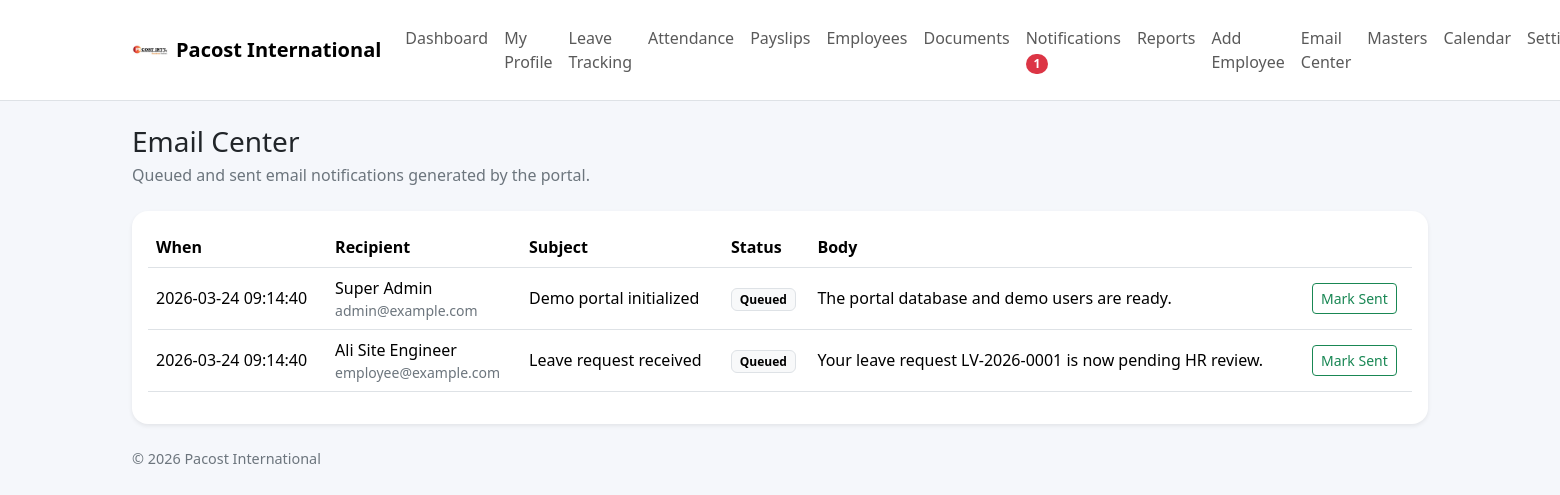
/email-center (signed in), run on an earlier commit of the app's database.
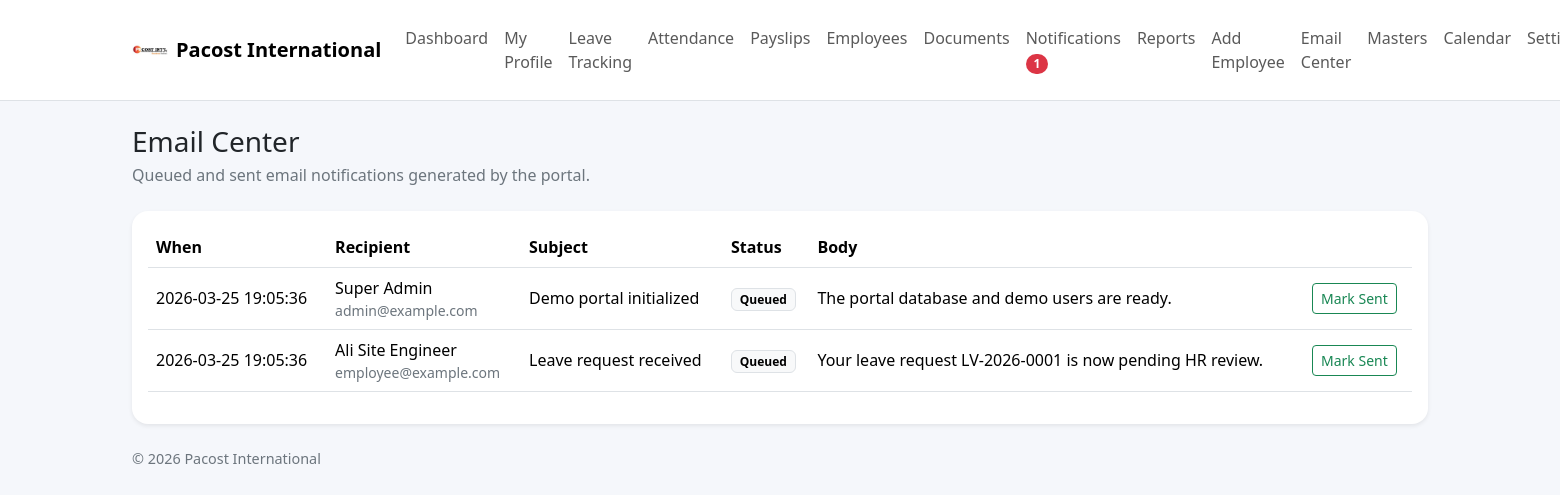
And on a later commit of the database.
### tables this page shows
CREATE TABLE email_queue (
    id INTEGER PRIMARY KEY AUTOINCREMENT,
    to_user_id INTEGER,
    to_email TEXT NOT NULL,
    subject TEXT NOT NULL,
    body TEXT NOT NULL,
    status TEXT NOT NULL DEFAULT 'Queued',
    created_at TEXT NOT NULL,
    FOREIGN KEY (to_user_id) REFERENCES users (id)
);

CREATE TABLE users (
    id INTEGER PRIMARY KEY AUTOINCREMENT,
    full_name TEXT NOT NULL,
    email TEXT NOT NULL UNIQUE,
    employee_code TEXT NOT NULL UNIQUE,
    password_hash TEXT NOT NULL,
    role TEXT NOT NULL CHECK(role IN ('employee', 'manager', 'hr', 'admin')),
    department_id INTEGER,
    designation_id INTEGER,
    manager_id INTEGER,
    phone TEXT,
    address TEXT,
    emergency_contact TEXT,
    join_date TEXT,
    monthly_basic REAL NOT NULL DEFAULT 0,
    default_allowances REAL NOT NULL DEFAULT 0,
    deduction_per_absent REAL NOT NULL DEFAULT 0,
    deduction_per_late REAL NOT NULL DEFAULT 0,
    is_active INTEGER NOT NULL DEFAULT 1,
    FOREIGN KEY (department_id) REFERENCES departments (id),
    FOREIGN KEY (designation_id) REFERENCES designations (id),
    FOREIGN KEY (manager_id) REFERENCES users (id)
);

### app.py (the view)
@app.route("/email-center")
@login_required
@role_required("admin")
def email_center():
    emails = get_db().execute(
        "SELECT eq.*, u.full_name FROM email_queue eq LEFT JOIN users u ON eq.to_user_id=u.id ORDER BY eq.id DESC LIMIT 200"
    ).fetchall()
    return render_template("email_center.html", emails=emails)

### app.py (called while the page is built, shortened)
def ensure_schema(db: sqlite3.Connection) -> None:
    user_cols = {row[1] for row in db.execute("PRAGMA table_info(users)").fetchall()}
    attendance_cols = {row[1] for row in db.execute("PRAGMA table_info(attendance)").fetchall()}
    if "ot_hours" not in attendance_cols:
        db.execute("ALTER TABLE attendance ADD COLUMN ot_hours REAL NOT NULL DEFAULT 0")
    db.execute("""CREATE TABLE IF NOT EXISTS holiday_calendar (
        id INTEGER PRIMARY KEY AUTOINCREMENT,
        holiday_date TEXT NOT NULL UNIQUE,
        title TEXT NOT NULL,
        holiday_type TEXT NOT NULL DEFAULT 'Holiday',
        created_at TEXT NOT NULL
    )""")
    db.commit()

def get_db() -> sqlite3.Connection:
    if "db" not in g:
        g.db = sqlite3.connect(DATABASE)
        g.db.row_factory = sqlite3.Row
        ensure_schema(g.db)
    return g.db

def login_required(view):
    @wraps(view)
    def wrapped_view(**kwargs):
        if current_user() is None:
            return redirect(url_for("login"))
        return view(**kwargs)
    return wrapped_view

### templates/email_center.html
{% extends 'base.html' %}
{% block content %}
<div class="d-flex justify-content-between align-items-center mb-4">
  <div>
    <h3 class="mb-1">Email Center</h3>
    <div class="text-secondary">Queued and sent email notifications generated by the portal.</div>
  </div>
</div>
<div class="card border-0 shadow-sm rounded-4"><div class="card-body">
  <div class="table-responsive"><table class="table align-middle"><thead><tr><th>When</th><th>Recipient</th><th>Subject</th><th>Status</th><th>Body</th><th></th></tr></thead><tbody>
    {% for row in emails %}
    <tr>
      <td>{{ row.created_at }}</td>
      <td>{{ row.full_name or '-' }}<div class="small text-secondary">{{ row.to_email }}</div></td>
      <td>{{ row.subject }}</td>
      <td><span class="badge text-bg-light border">{{ row.status }}</span></td>
      <td style="min-width:280px; white-space:pre-line">{{ row.body }}</td>
      <td>
        {% if row.status != 'Sent' %}
        <form method="post" action="{{ url_for('mark_email_sent', email_id=row.id) }}"><button class="btn btn-sm btn-outline-success">Mark Sent</button></form>
        {% endif %}
      </td>
    </tr>
    {% else %}
    <tr><td colspan="6" class="text-center text-secondary py-4">No email records found.</td></tr>
    {% endfor %}
  </tbody></table></div>
</div></div>
{% endblock %}

What changed in the data, as far as the page shows it:
changed email_queue "Demo portal initialized": created_at "2026-03-24 09:14:40" → "2026-03-25 19:05:36"
changed email_queue "Leave request received": created_at "2026-03-24 09:14:40" → "2026-03-25 19:05:36"
